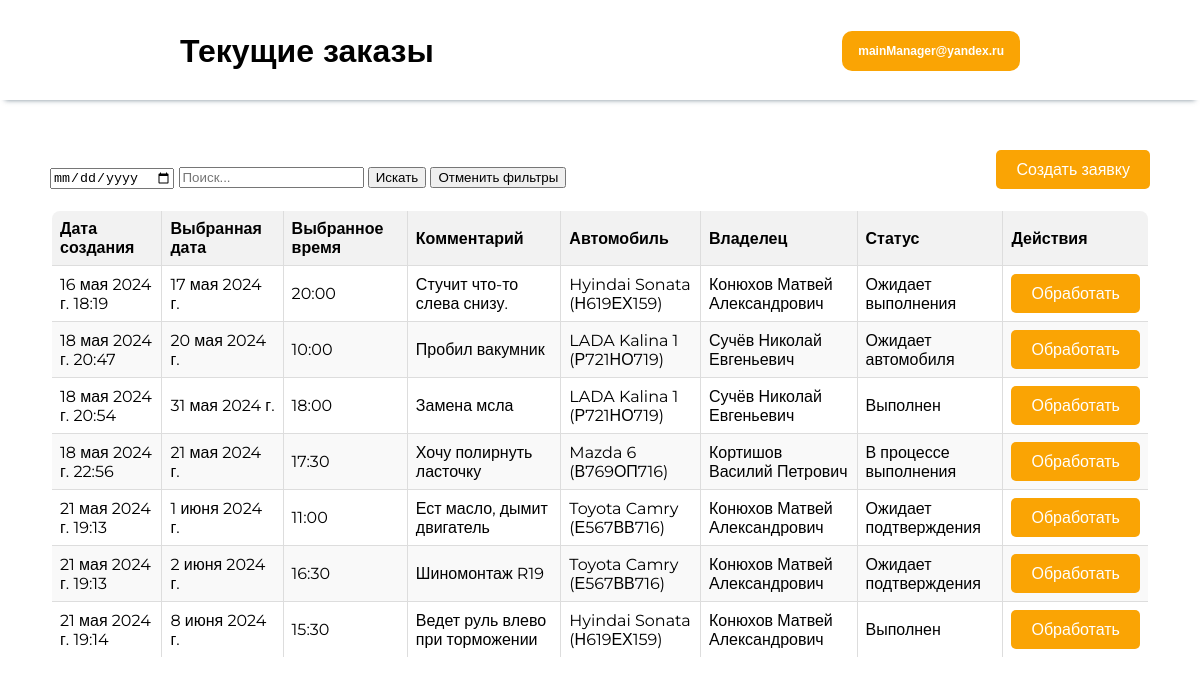
/profile/orders/ (signed in), run on an earlier commit of the app's database.
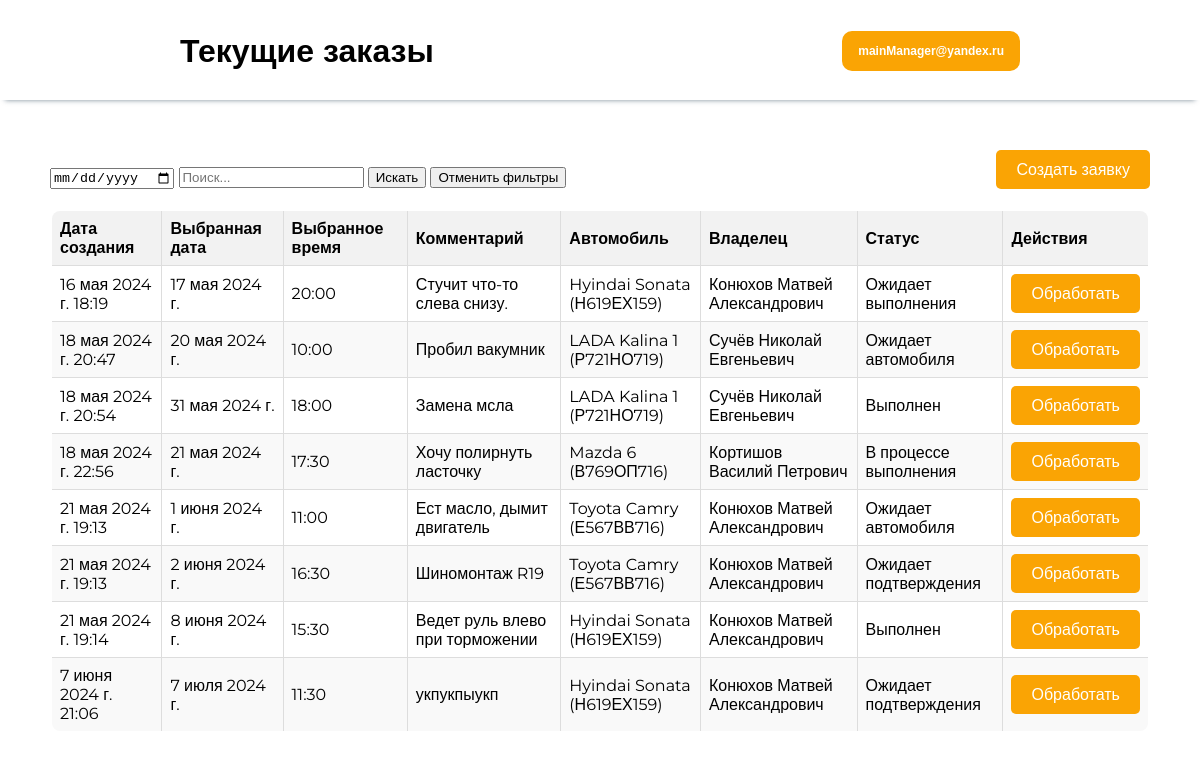
And on a later commit of the database.
### src/orders_app/models.py (models this page shows, shortened)
class Order(models.Model):
    created_at = models.DateTimeField("Дата создания заявки", auto_now_add=True)
    chosen_date = models.DateField("Дата выбранная пользователем")
    chosen_time = models.TimeField("Время выбранное пользователем", null=True)
    desired_service = models.CharField(max_length=150, verbose_name='Желаемая услуга', blank=True, null=True)
    comment = models.TextField("Комментарий клиента", blank=True, null=True)
    car = models.ForeignKey(Car, on_delete=models.CASCADE, verbose_name='Автомобиль')
    status_choices = [
        ('AWAITING_CONFIRMATION', 'Ожидает подтверждения'),
        ('PENDING', 'Ожидает выполнения'),
        ('WAITING_CAR', 'Ожидает автомобиля'),
        ('IN_PROGRESS', 'В процессе выполнения'),
        ('COMPLETED', 'Выполнен'),
    ]
    status = models.CharField(max_length=100, choices=status_choices, default='AWAITING_CONFIRMATION',
                              verbose_name='Статус выполнения')
    manager = models.ForeignKey(Manager, on_delete=models.CASCADE, verbose_name="Идентификатор менеджера",
                                blank=True, null=True)
    final_cost = models.DecimalField(max_digits=10, decimal_places=2, verbose_name='Конечная стоимость', blank=True,
                                     null=True)
    end_date = models.DateField(verbose_name='Дата окончания выполнения', blank=True, null=True)
    end_time = models.TimeField(verbose_name='Время окончания выполнения', blank=True, null=True)
    class Meta:
        verbose_name = 'Заказ'
        verbose_name_plural = 'Заказы'

### src/car_app/models.py (models this page shows)
class Car(models.Model):
    client = models.ForeignKey(CustomUser, on_delete=models.CASCADE)
    sts = models.CharField("СТС", max_length=100)
    brand = models.CharField("Марка", max_length=100)
    model = models.CharField("Модель", max_length=100)
    body_type = models.CharField("Тип кузова", max_length=100)
    license_plate = models.CharField("Государственный номер", max_length=20)
    color = models.CharField("Цвет", max_length=50)
    vin_number = models.CharField("VIN номер", max_length=100)
    year_of_manufacture = models.PositiveSmallIntegerField("Год выпуска")
    def __str__(self):
        return f"{self.brand} {self.model} ({self.license_plate})"

### src/users_app/models.py (models this page shows)
class CustomUser(AbstractUser):
    username = models.EmailField("Электронная почта", max_length=100, unique=True)
    bio = models.CharField("ФИО", max_length=100)
    phone_number = models.CharField("Номер телефона", max_length=18, unique=True)
    is_client = models.BooleanField(default=False)
    is_manager = models.BooleanField(default=False)
    REQUIRED_FIELDS = ["bio", "phone_number"]
    def __str__(self):
        return self.bio
    class Meta:
        verbose_name = 'Администратор'
        verbose_name_plural = 'Администраторы'

### src/orders_app/views.py (the view, shortened to what this page needs)
# urls.py: path('orders/', views.manager_orders_view, name='manager_orders'),
@login_required
def manager_orders_view(request):
    search_query = request.GET.get('search_query')
    search_date = request.GET.get('search_date')
    orders = Order.objects.all()
    return render(request, 'orders/manager_orders.html', {'orders': orders})

### templates/orders/manager_orders.html (shortened to what this page needs)
{% extends 'base_templates/base_layout.html' %}
{% load static %}
{% block styles %}
    <link rel="stylesheet" type="text/css" href="{% static 'css/all_appeals.css' %}">
    <link href='https://unpkg.com/boxicons@2.1.4/css/boxicons.min.css' rel='stylesheet'>
{% endblock %}
{% block header %}
    {% include 'base_templates/base_staff_header.html' with header_title="Текущие заказы" %}
{% endblock %}
{% block content %}
    <div class="content">
        <div class="form-and-button">
            <form id="searchForm" method="GET" action=".">
                <input type="date" id="search_date" name="search_date" value="{{ request.GET.search_date }}">
                <input type="text" name="search_query" placeholder="Поиск..." value="{{ request.GET.search_query }}">
                <button type="button" onclick="submitForm()">Искать</button>
                <button type="button" onclick="clearFilters()">Отменить фильтры</button>
            </form>
            <a class="create-order-button" href="{% url 'create_order_by_manager' %}">Создать заявку</a>
        </div>
        <table id="ordersTable">
            <thead>
            <tr>
                <th class="sortable" onclick="sortTable(0)">Дата создания </th>
                <th class="sortable" onclick="sortTable(1)">Выбранная дата </th>
                <th class="sortable" onclick="sortTable(2)">Выбранное время </th>
                <th>Комментарий</th>
                <th>Автомобиль</th>
                <th>Владелец</th>
                <th class="sortable" onclick="sortTable(6)">Статус </th>
                <th>Действия</th>
            </tr>
            </thead>
            <tbody>
            {% for order in orders %}
                <tr>
                    <td>{{ order.created_at }}</td>
                    <td>{{ order.chosen_date }}</td>
                    <td>{{ order.chosen_time }}</td>
                    <td>{{ order.comment }}</td>
                    <td>{{ order.car }}</td>
                    <td>{{ order.car.client }}</td>
                    <td>{{ order.get_status_display }}</td>
                    <td><a class="action-button" href="{% url 'order_details' order.id %}">Обработать</a></td>
                </tr>
            {% endfor %}
            </tbody>
        </table>
    </div>
{% endblock %}

What changed in the data, as far as the page shows it:
changed Order "1 июня 2024 г.": status "Ожидает подтверждения" → "Ожидает автомобиля"
added Order: created_at "7 июня 2024 г. 21:06", chosen_date "7 июля 2024 г.", chosen_time "11:30", comment "укпукпыукп", car "Hyindai Sonata (Н619ЕХ159)", car.client "Конюхов Матвей Александрович", status "Ожидает подтверждения"
